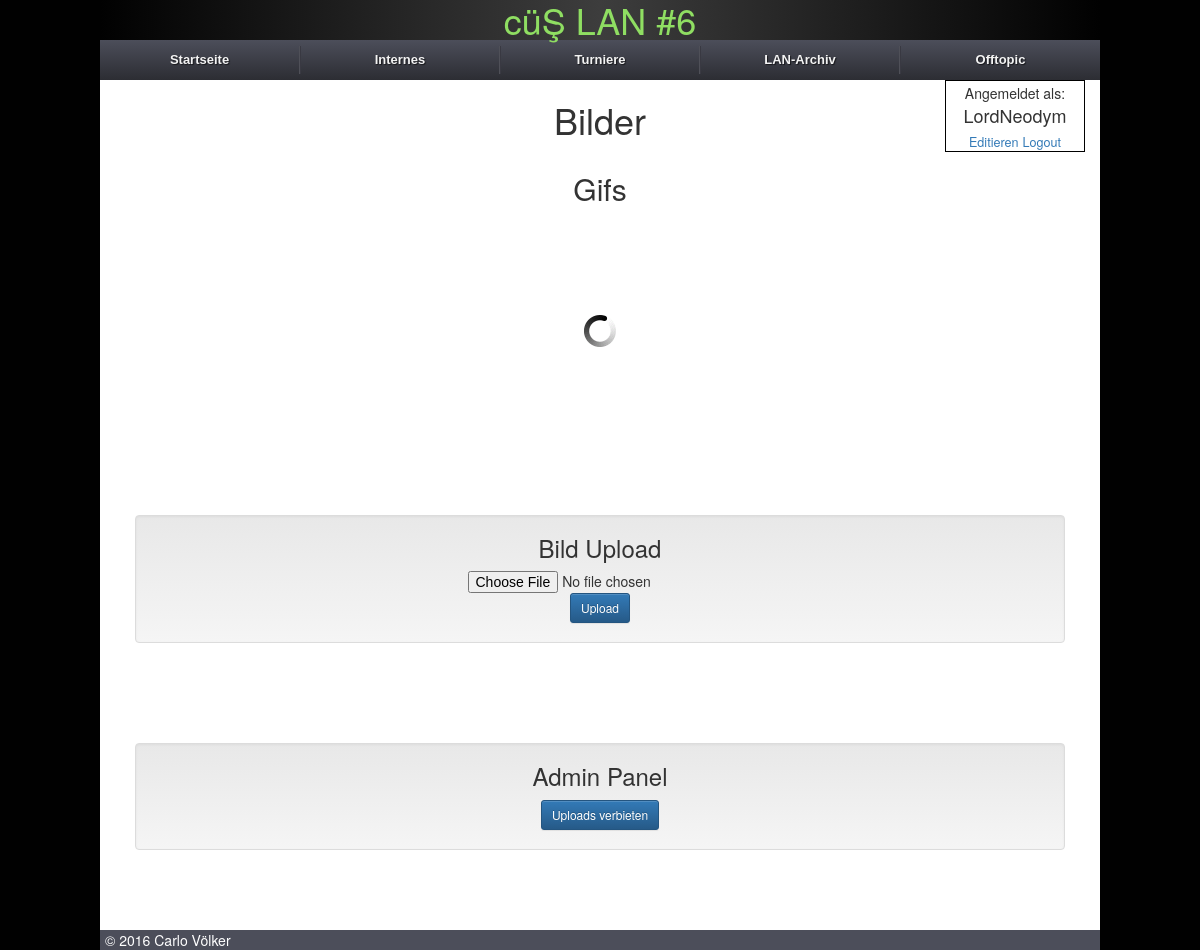
/off-topic/images/ (signed in), run on an earlier commit of the app's database.
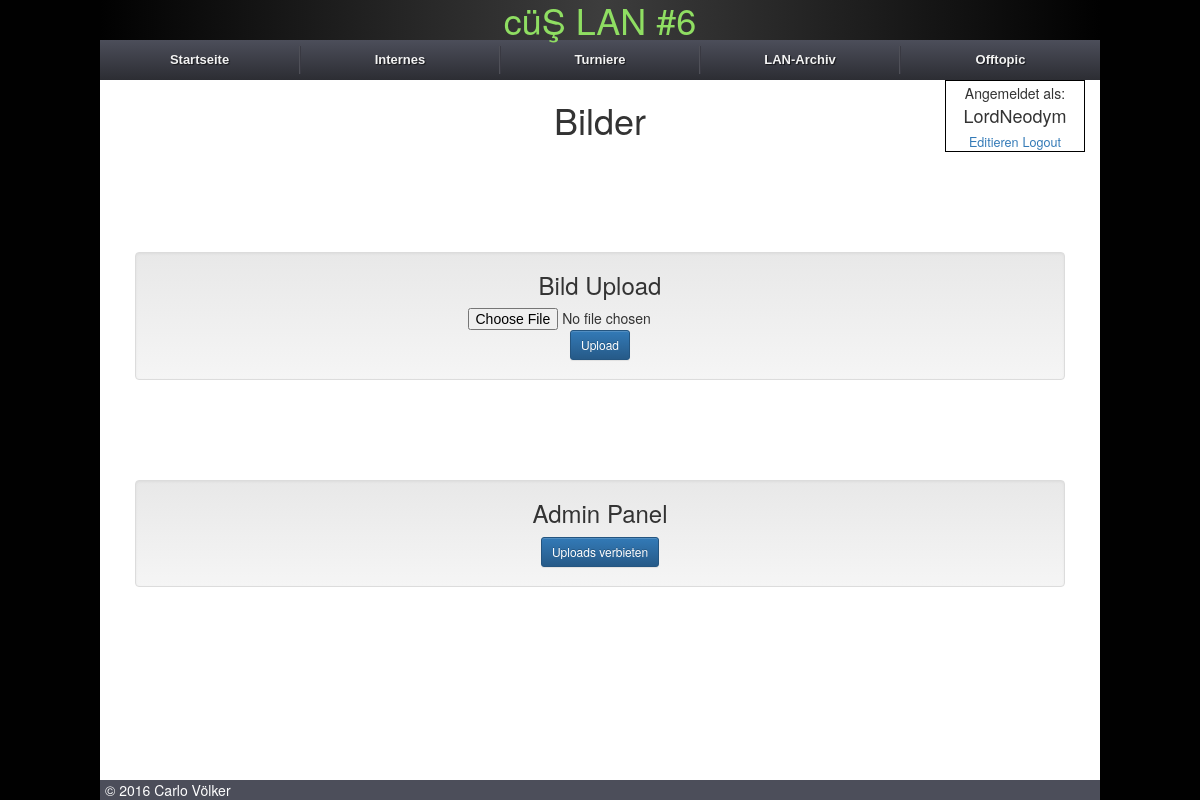
And on a later commit of the database.
### core/models.py (models this page shows)
class ImageCategory(models.Model):
    description = models.CharField(verbose_name="Kategorie", max_length=50, blank=False, null=False, unique=True)
    def __unicode__(self):
        return u"%s" % (self.description)
    class Meta:
        verbose_name = "Bilderkategorie"
        verbose_name_plural = "Bilderkategorien"
        app_label = "core"

### core/views.py (the view, shortened to what this page needs)
# urls.py: url(r'^off-topic/images/$', views.images, name='images'),
@login_required(login_url="/login/")
def images(request, command=None):
    context = RequestContext(request)
    content = {}
    galleryExternDic = {}
    content['upload_allowed'] = getCurrentLAN().image_upload_allowed
    content['categories'] = ImageCategory.objects.all().exclude(description="Speisekarte")
    gallery_folder = os.path.join(settings.MEDIA_ROOT, "image_gallery")
    content['imageFiler'] = galleryExternDic
    form = ImageForm()
    return render_to_response('images.html', {"user": request.user, "form": form, "content": content}, context_instance=context)

### core/forms.py (shortened to what this page needs)
class ImageForm(forms.Form):
    image = forms.ImageField()

### core/context_processors.py (called while the page is built)
def intranet_processor(request):
    content = {}
    activeMeta = IntranetMeta.objects.filter(active=True)
    if activeMeta:
        lan_name = activeMeta[0]
    else:
        lan_name = IntranetMeta.objects.all().order_by("-lan_id")[0]
    content['lan_name'] = lan_name
    lanparties = IntranetMeta.objects.all().exclude(id=lan_name.id)
    content['lanparties'] = lanparties
    rules = Rules.objects.all()
    content['rules'] = rules
    games = Game.objects.filter(match_game__lan=lan_name).exclude(match_game=None)
    content['games'] = games
    return content

### core/models.py (called while the page is built)
    @property
    def shortenName(self):
        if len(self.user.username) > 12:
            return "{0}...".format(self.user.username[:13])
        return self.user.username

### core/templatetags/helper.py (called while the page is built)
@register.filter(name='has_group')
def has_group(user, group_name):
    group = Group.objects.get(name=group_name)
    return True if group in user.groups.all() else False

@register.filter
def shortenString(value):
    if len(value) > 18:
        return value[:15] + "..."
    return value

### core/templates/images.html (shortened to what this page needs)
{% extends "base.html" %}
{% load staticfiles %}
{% load thumbnail %}
{% load helper %}
{% block headline %}
    <h1>Bilder</h1>
{% endblock %}
{% block body %}
<div class="content-image-gallery">
    <div class="image-gallery-intern">
        {% for category in content.categories %}
            <h2 class="image-gallery-intern-headline">{{ category }}</h2>
            <div id="image-gallery-intern-{{ forloop.counter }}" style="display:none;">
            </div>
        {% endfor %}
    </div>
    {% if content.upload_allowed and not user|has_group:"Upload-Ban" or user|has_group:"Image-Admin" or user|has_group:"Admin" %}
    <div class="admin_interface well row">
        <h3 class="col-sm-12">Bild Upload</h3>
        <form method="post" enctype="multipart/form-data">
            <input id="id_image" name="image" type="file">
            <button class="btn btn-primary btn-sm" type="submit">Upload</button>
        </form>
    </div>
    {% endif %}
    {% if user|has_group:"Admin" %}
    <div class="admin_interface well row">
        <h3 class="col-sm-12">Admin Panel</h3>
        <form method="post" action="upload-lock/">
            <button class="btn btn-primary btn-sm" type="submit">{% if content.upload_allowed %}Uploads verbieten{% else %}Upload erlauben{% endif %}</button>
        </form>
    </div>
    {% endif %}
</div>
{% endblock %}

What changed in the data, as far as the page shows it:
removed ImageCategory: description "Gifs"
